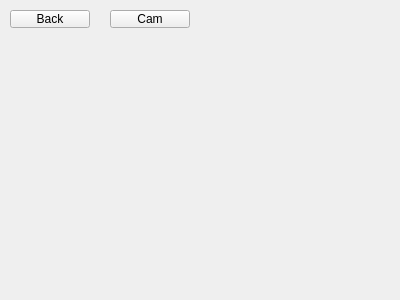
<?xml version="1.0" encoding="UTF-8"?>
<ui version="4.0">
 <class>Camera</class>
 <widget class="QWidget" name="Camera">
  <property name="geometry">
   <rect>
    <x>0</x>
    <y>0</y>
    <width>400</width>
    <height>300</height>
   </rect>
  </property>
  <property name="windowTitle">
   <string>Form</string>
  </property>
  <widget class="QPushButton" name="Back_Button">
   <property name="geometry">
    <rect>
     <x>10</x>
     <y>10</y>
     <width>80</width>
     <height>18</height>
    </rect>
   </property>
   <property name="text">
    <string>Back</string>
   </property>
  </widget>
  <widget class="QLabel" name="Camera_Frame">
   <property name="geometry">
    <rect>
     <x>20</x>
     <y>30</y>
     <width>311</width>
     <height>111</height>
    </rect>
   </property>
   <property name="text">
    <string/>
   </property>
  </widget>
  <widget class="QPushButton" name="Cam_Button">
   <property name="geometry">
    <rect>
     <x>110</x>
     <y>10</y>
     <width>80</width>
     <height>18</height>
    </rect>
   </property>
   <property name="text">
    <string>Cam</string>
   </property>
  </widget>
 </widget>
 <resources/>
 <connections/>
</ui>
